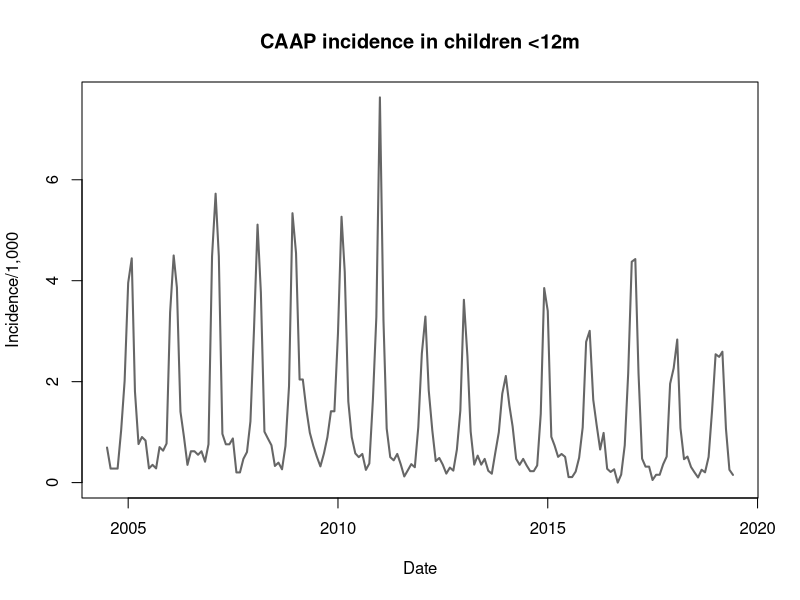
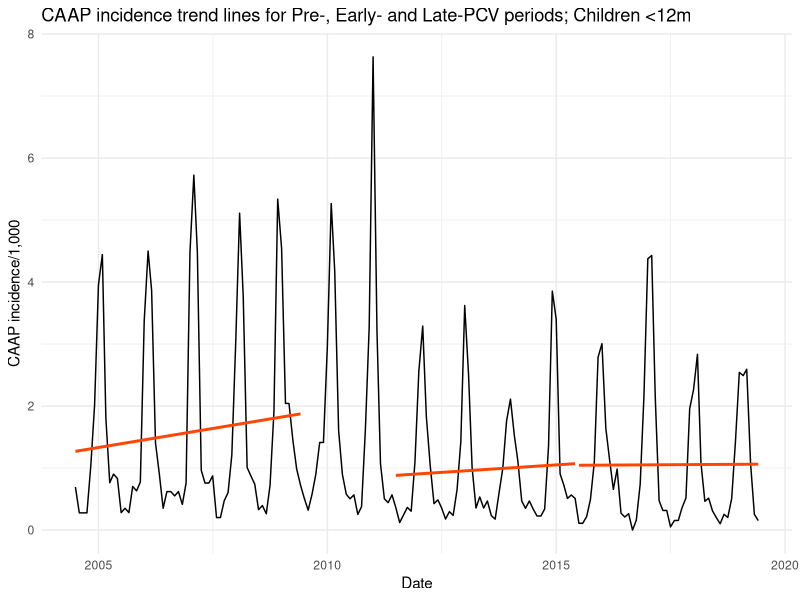
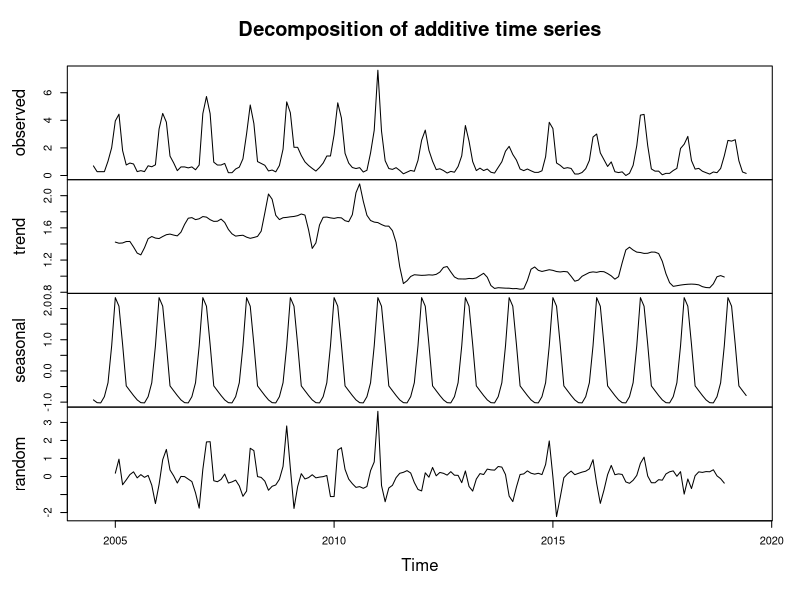
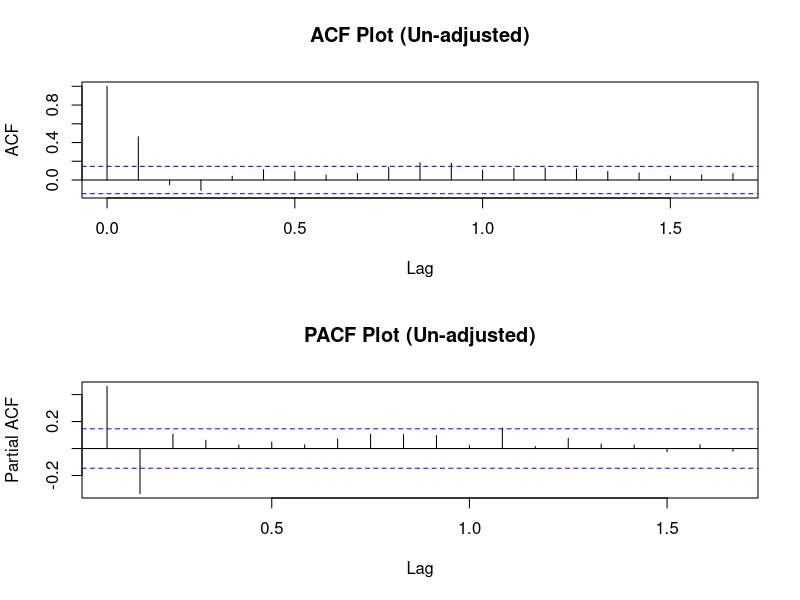
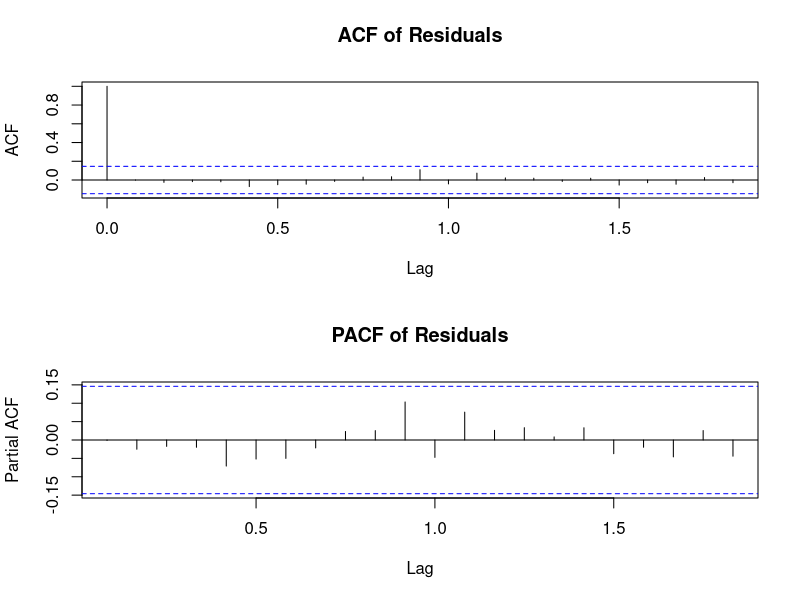
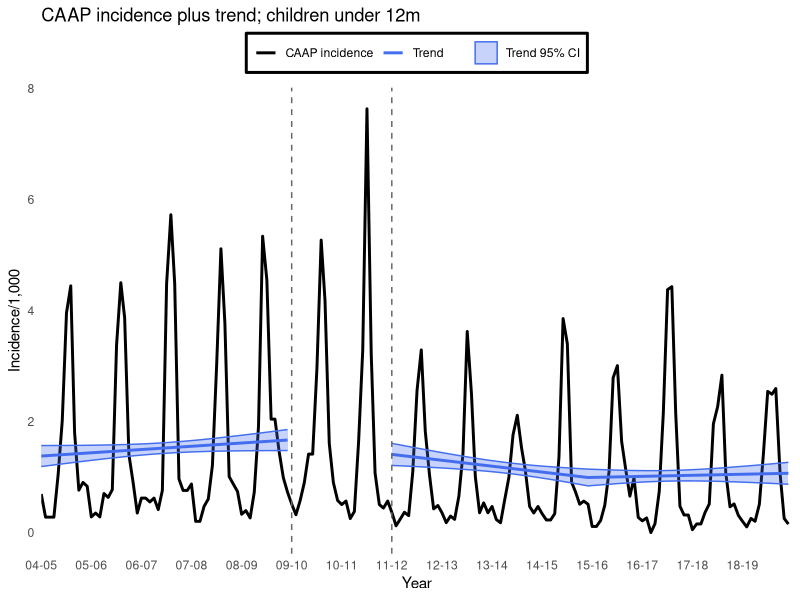
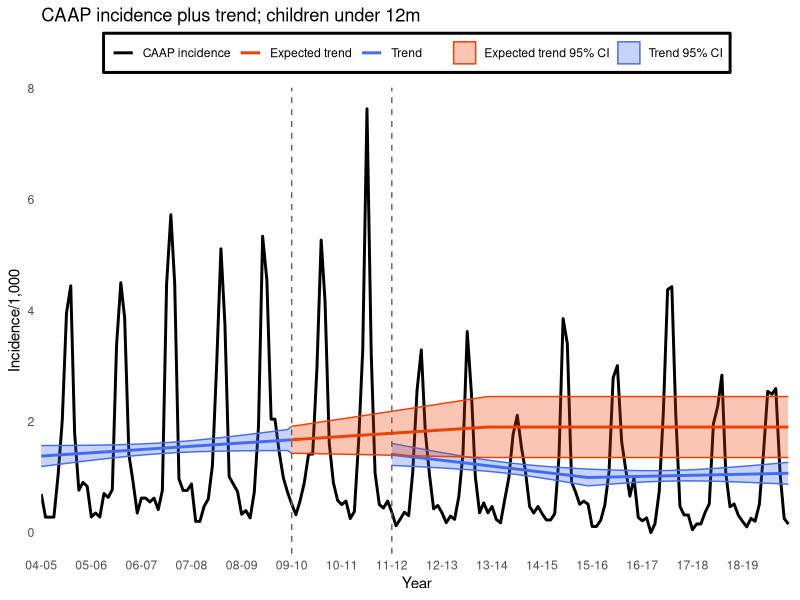

Source code (R) for these figures, in order:

#Last date changed: 17-02-2024

library(ggplot2)
library(dplyr)
library(forecast)
library(kableExtra)



# Read data
CAAP_12 = read.csv("CAAP under 12 months.csv")

head(CAAP_12)

str(CAAP_12)

# Change Excel dates to R dates
CAAP_12$Date <- as.Date(CAAP_12$Date)

str(CAAP_12)

# Sort by Date
CAAP_12 <- CAAP_12[order(CAAP_12$Date),]

# Line plot of the raw data
plot(CAAP_12$Date, CAAP_12$Inc_CAAP_12, type = "l", col = "grey40", lwd = 2,
     xlab = "Date", ylab = "Incidence/1,000", main = "CAAP incidence in children <12m")

# Plot trends in the Pre-, Early- and Late-PCV periods
plot <- ggplot(data = CAAP_12, aes(x = Date, y = Inc_CAAP_12)) +
  geom_line() +
  
  
  geom_smooth(data = subset(CAAP_12, Date >= as.Date("2004-07-01") & Date <= as.Date("2009-06-30")),
              method = "lm", formula = y ~ poly(x, 1), se = FALSE, color = "orangered") +
  geom_smooth(data = subset(CAAP_12, Date >= as.Date("2011-07-01") & Date <= as.Date("2015-06-30")),
              method = "lm", formula = y ~ poly(x, 1), se = FALSE, color = "orangered") +
  geom_smooth(data = subset(CAAP_12, Date >= as.Date("2015-07-01") & Date <= as.Date("2019-06-30")),
              method = "lm", formula = y ~ poly(x, 1), se = FALSE, color = "orangered") +
  
  
  labs(title = "CAAP incidence trend lines for Pre-, Early- and Late-PCV periods; Children <12m",
       x = "Date",
       y = "CAAP incidence/1,000") +
  theme_minimal()

print(plot)



# Variable first intervention (July 2011)
CAAP_12$Interv_1 <- ifelse(CAAP_12$Date >= as.Date("2004-07-01") & CAAP_12$Date < as.Date("2009-07-01"), 0,
                           ifelse(CAAP_12$Date >= as.Date("2009-07-01") & CAAP_12$Date < as.Date("2011-07-01"), NA,
                                  ifelse(CAAP_12$Date >= as.Date("2011-07-01") & CAAP_12$Date < as.Date("2019-07-01"), 1, NA)))

# Variable time from first intervention (July 2011)
CAAP_12 <- CAAP_12 %>%
  mutate(Time_Interv_1 = case_when(
    between(Date, as.Date("2004-07-01"), as.Date("2009-06-01")) ~ 0,
    between(Date, as.Date("2009-07-01"), as.Date("2011-06-01")) ~ NA_real_,
    between(Date, as.Date("2011-07-01"), as.Date("2019-06-01")) ~ row_number() - 84
  ))


# Variable time from stable CAAP incidence point (July 2015)
CAAP_12 <- CAAP_12 %>%
  mutate(Time_Interv_2 = case_when(
    between(Date, as.Date("2004-07-01"), as.Date("2009-06-01")) ~ 0,
    between(Date, as.Date("2009-07-01"), as.Date("2011-06-01")) ~ NA_real_,
    between(Date, as.Date("2011-07-01"), as.Date("2015-06-01")) ~ 0,
    between(Date, as.Date("2015-07-01"), as.Date("2019-06-01")) ~ row_number() - 132
  ))

# Convert CAAP incidence to time series object
ts_CAAP_12 <- ts(CAAP_12$Inc_CAAP_12, start = c(2004, 7), frequency = 12)

str(ts_CAAP_12)


# Decompose the time series
decomposition <- decompose(ts_CAAP_12)

# Examine the seasonal component of the time series
plot(decomposition)

# Extract the seasonal component
seasonal_component <- decomposition$seasonal

# Seasonally adjusted series
CAAP_12$seas_adj_CAAP_12 <- CAAP_12$Inc_CAAP_12 - seasonal_component



# Plot ACF and PACF un-adjusted model
par(mfrow=c(2, 1))  # Set up a 2x1 plotting grid
acf(CAAP_12$seas_adj_CAAP_12, main="ACF Plot (Un-adjusted)", lag.max=20)
pacf(CAAP_12$seas_adj_CAAP_12, main="PACF Plot (Un-adjusted)", lag.max=20)
par(mfrow=c(1, 1))


# Grid search ARIMA (p, q, d)

# Set the ranges for p, d, q
p_values <- 0:3
d_values <- 0:1
q_values <- 0:3

# Variables for lowest AIC, corresponding model, and order
lowest_aic <- Inf
selected_arima_model <- NULL
selected_arima_order <- c(0, 0, 0)

# Empty data frame to store results
results_table <- data.frame(p = numeric(0), d = numeric(0), q = numeric(0), AIC = numeric(0))

# Fit ARIMA(0,0,0) model (unadjusted model)
unadjusted_model <- arima(CAAP_12$seas_adj_CAAP_12, order = c(0, 0, 0))
unadjusted_aic <- AIC(unadjusted_model)

# Store results for the unadjusted model in the data frame
results_table <- rbind(results_table, c(0, 0, 0, unadjusted_aic))


for (p in p_values) {
  for (d in d_values) {
    for (q in q_values) {
      # Fit ARIMA model
      current_order <- c(p, d, q)
      current_arima_model <- arima(CAAP_12$seas_adj_CAAP_12, order = current_order)
      
      # Calculate AIC
      current_aic <- AIC(current_arima_model)
      
      # Store results in the data frame
      results_table <- rbind(results_table, c(p, d, q, current_aic))
      
      # Check if current AIC is lower than the lowest AIC
      if (current_aic < lowest_aic) {
        lowest_aic <- current_aic
        selected_arima_model <- current_arima_model
        selected_arima_order <- current_order
      }
    }
  }
}

# Column names results table
colnames(results_table) <- c("p", "d", "q", "AIC")

# Sort
results_table <- results_table[order(results_table$AIC), ]

results_table$Rank <- seq_len(nrow(results_table))

results_table <- results_table[, c("Rank", names(results_table)[1:4])]

# Print table
kable(head(results_table, 10), format = "markdown", row.names = FALSE) %>%
  kable_styling(full_width = FALSE, position = "center", latex_options = "scale_down") %>%
  add_header_above(c(" " = 1, "Five ARIMA p, d, q orders with lowest AIC" = 4))



# Fit the model
arima_model <- arima(CAAP_12$seas_adj_CAAP_12, order = c(2,1,1))


# Plot ACF and PACF of the residuals
par(mfrow = c(2, 1))
acf(residuals(arima_model), main = "ACF of Residuals")
pacf(residuals(arima_model), main = "PACF of Residuals")
par(mfrow=c(1, 1))

# Box-Ljung test
residuals <- residuals(arima_model)

box_ljung_test <- Box.test(residuals, type = "Ljung-Box", lag = 20)

print(box_ljung_test)



# Extract the fitted values from the ARIMA model
fitted_CAAP_12 <- fitted(arima_model)

# Add the fitted values to CAAP_12 data frame
CAAP_12$fitted_CAAP_12 <- fitted_CAAP_12

head(CAAP_12)



# Fit linear regression through fitted values with intervention points
lin_CAAP_12 <- lm(fitted_CAAP_12 ~ Time + Interv_1 + Time_Interv_1 + Time_Interv_2, data = CAAP_12[(CAAP_12$Time<61 | CAAP_12$Time>84 ), ])
summary_lin_CAAP_12 <- summary(lin_CAAP_12)
summary_lin_CAAP_12


# Confidence intervals of the model coefficients
confint_CAAP_12 <- confint.default(lin_CAAP_12, level = 0.95)


# Trends and level change
trends_table_CAAP_12 <- data.frame(
  Parameter = c("Pre-PCV period trend", "Level change Early-PCV vs. Pre-PCV", "Early-PCV trend", "Late-PCV trend"),
  Trend = round(c(
    summary(lin_CAAP_12)$coefficients[2, 1],
    summary(lin_CAAP_12)$coefficients[3, 1],
    (summary(lin_CAAP_12)$coefficients[4, 1]) + (summary(lin_CAAP_12)$coefficients[2, 1]),
    (summary(lin_CAAP_12)$coefficients[5, 1]) + (summary(lin_CAAP_12)$coefficients[4, 1]) + (summary(lin_CAAP_12)$coefficients[2, 1])
  ), 3),
  `Lower 95% CI` = round(c(
    confint_CAAP_12[2, 1],
    confint_CAAP_12[3, 1],
    confint_CAAP_12[4, 1] + confint_CAAP_12[2, 1],
    confint_CAAP_12[5, 1] + confint_CAAP_12[4, 1] + confint_CAAP_12[2, 1]
  ), 3),
  `Upper 95% CI` = round(c(
    confint_CAAP_12[2, 2],
    confint_CAAP_12[3, 2],
    confint_CAAP_12[4, 2] + confint_CAAP_12[2, 2],
    confint_CAAP_12[5, 2] + confint_CAAP_12[4, 2] + confint_CAAP_12[2, 2]
  ), 3),
  `p value` = round(c(
    summary(lin_CAAP_12)$coefficients[2, 4],
    summary(lin_CAAP_12)$coefficients[3, 4],
    summary(lin_CAAP_12)$coefficients[4, 4],
    summary(lin_CAAP_12)$coefficients[5, 4]
  ), 3)
)


names(trends_table_CAAP_12)[1:5] <- c("Period", "Trend", "Lower 95% CI", "Upper 95% CI", "p-value")

# Print table
kable(
  trends_table_CAAP_12,
  align = c("l", "c", "c", "c", "c"),
  col.names = c("Period", "Trend", "Lower 95% CI", "Upper 95% CI", "p value"),
  caption = "Trends and Level Change"
) %>%
  kable_styling(full_width = FALSE, position = "center", latex_options = "scale_down")


# Calculate predicted values and confidence intervals
pred_CAAP_12 <- predict(lin_CAAP_12, interval = "confidence", level = 0.95)

# Add predicted values and confidence intervals to the data frame
CAAP_12$pred_values <- NA
CAAP_12$lower_ci <- NA
CAAP_12$upper_ci <- NA

CAAP_12[(CAAP_12$Time < 61 | CAAP_12$Time > 84), c("pred_values", "lower_ci", "upper_ci")] <- pred_CAAP_12

head(CAAP_12)

# PLot
CAAP_12_plot <- ggplot(CAAP_12, aes(x = Date, y = Inc_CAAP_12)) +
  geom_line(aes(y = Inc_CAAP_12, color = "CAAP incidence"), lwd = 1) +
  geom_line(aes(y = pred_values, color = "Trend"), lwd = 1) +
  geom_ribbon(aes(ymin = lower_ci, ymax = upper_ci, fill = "Trend 95% CI"), alpha = 0.3, color = "royalblue2") +
  labs(title = "CAAP incidence plus trend; children under 12m",
       x = "Year", y = "Incidence/1,000") +
  theme_minimal() +
  theme(legend.position = "top",
        legend.box.background = element_rect(color = "black", size = 1, linetype = "solid"),
        panel.grid = element_blank()) +  # Remove grid lines
  scale_fill_manual(values = c("Trend 95% CI" = "royalblue2")) +
  scale_color_manual(values = c("CAAP incidence" = "black", "Trend" = "royalblue2")) +
  scale_alpha_manual(values = c("Trend 95% CI" = 0.3)) +
  expand_limits(x = c(as.Date("2004-07-01"), as.Date("2019-06-30"))) +
  scale_x_date(expand = c(0, 0),
               breaks = as.Date(c("2004-07-01", "2005-07-01", "2006-07-01", "2007-07-01", "2008-07-01", "2009-07-01", "2010-07-01", "2011-07-01", "2012-07-01", "2013-07-01", "2014-07-01", "2015-07-01", "2016-07-01", "2017-07-01", "2018-07-01")),
               labels = c("04-05", "05-06", "06-07", "07-08", "08-09", "09-10", "10-11", "11-12", "12-13", "13-14", "14-15", "15-16", "16-17", "17-18", "18-19")) +
  # Lines begin & end of interim period
  geom_vline(xintercept = as.Date("2009-07-01"), col = "grey40", lty = 2) +
  geom_vline(xintercept = as.Date("2011-07-01"), col = "grey40", lty = 2) +
  guides(color = guide_legend(order = 1),
         fill = guide_legend(order = 2)) +
  labs(fill = NULL, color = NULL, alpha = NULL)

print(CAAP_12_plot)



# Subset Pre-PCV period
subset_CAAP_12 <- subset(CAAP_12, Date >= as.Date("2004-07-01") & Date <= as.Date("2009-06-30"))

# Fit the linear regression model
Pre_PCV_CAAP_12_model <- lm(subset_CAAP_12$fitted_CAAP_12 ~ Date , 
                            data = subset_CAAP_12)

# Months for the counterfactual period  (July 2009 - June 2013)
date_sequence <- seq(as.Date("2009-07-01"), as.Date("2013-06-01"), by = "months")

# Dataframe with Date variable July 2009 through June 2013
counterfact_dates <- data.frame(
  Date = date_sequence
)

# predictions for the counterfactual period
predicted_values <- predict(Pre_PCV_CAAP_12_model, newdata = counterfact_dates, interval = "confidence", level = 0.95)

# Temporary data frame with the counterfactual trend and confidence intervals
counterfact_data_CAAP_12 <- data.frame(
  Date = counterfact_dates,
  Pred_counterfact_CAAP_12 = predicted_values[, 1],
  Counterfact_Lower_CI = predicted_values[, 2],
  Counterfact_Upper_CI = predicted_values[, 3]
)

# Merge counterfactual data frame with original data frame
CAAP_12 <- merge(CAAP_12, counterfact_data_CAAP_12, by = "Date", all.x = TRUE)

# Prevent "gap" in plot between June 2009 and July 2009
CAAP_12$pred_values[CAAP_12$Date == as.Date("2009-07-01")] <- CAAP_12$Pred_counterfact_CAAP_12[CAAP_12$Date == as.Date("2009-07-01")]
CAAP_12$lower_ci[CAAP_12$Date == as.Date("2009-07-01")] <- CAAP_12$Counterfact_Lower_CI[CAAP_12$Date == as.Date("2009-07-01")]
CAAP_12$upper_ci[CAAP_12$Date == as.Date("2009-07-01")] <- CAAP_12$Counterfact_Upper_CI[CAAP_12$Date == as.Date("2009-07-01")]

# Stable Expected trend from July 2013
date_to_copy_from <- as.Date("2013-06-01")
dates_to_copy_to <- seq(as.Date("2013-07-01"), as.Date("2019-06-01"), by = "months")

CAAP_12$Pred_counterfact_CAAP_12[CAAP_12$Date %in% dates_to_copy_to] <- CAAP_12$Pred_counterfact_CAAP_12[CAAP_12$Date == date_to_copy_from]
CAAP_12$Counterfact_Lower_CI[CAAP_12$Date %in% dates_to_copy_to] <- CAAP_12$Counterfact_Lower_CI[CAAP_12$Date == date_to_copy_from]
CAAP_12$Counterfact_Upper_CI[CAAP_12$Date %in% dates_to_copy_to] <- CAAP_12$Counterfact_Upper_CI[CAAP_12$Date == date_to_copy_from]

# Plot and save
png("CAAP under 12 months plot.png", width = 800, height = 600)


CAAP_12_plus_expected <- ggplot(CAAP_12, aes(x = Date, y = Inc_CAAP_12)) +
  geom_line(aes(y = Inc_CAAP_12, color = "CAAP incidence"), lwd = 1) +
  geom_line(aes(y = pred_values, color = "Trend"), lwd = 1) +
  geom_ribbon(aes(ymin = lower_ci, ymax = upper_ci, fill = "Trend 95% CI"), alpha = 0.3, color = "royalblue2") +
  geom_line(aes(y = Pred_counterfact_CAAP_12, color = "Expected trend"), lwd = 1) +
  geom_ribbon(aes(ymin = Counterfact_Lower_CI, ymax = Counterfact_Upper_CI, fill = "Expected trend 95% CI"), alpha = 0.3, color = "orangered2") +
  labs(title = "CAAP incidence plus trend; children under 12m",
       x = "Year", y = "Incidence/1,000") +
  theme_minimal() +
  theme(legend.position = "top",
        legend.box.background = element_rect(color = "black", size = 1, linetype = "solid"),
        panel.grid = element_blank()) +
  scale_fill_manual(values = c("Expected trend 95% CI" = "orangered2", "Trend 95% CI" = "royalblue2")) +
  scale_color_manual(values = c("CAAP incidence" = "black", "Trend" = "royalblue2", "Expected trend" = "orangered2")) +
  scale_alpha_manual(values = c("Trend 95% CI" = 0.3)) +  # Adjust alpha here
  expand_limits(x = c(as.Date("2004-07-01"), as.Date("2019-06-30"))) +
  scale_x_date(expand = c(0, 0),
               breaks = as.Date(c("2004-07-01", "2005-07-01", "2006-07-01", "2007-07-01", "2008-07-01", "2009-07-01", "2010-07-01", "2011-07-01", "2012-07-01", "2013-07-01", "2014-07-01", "2015-07-01", "2016-07-01", "2017-07-01", "2018-07-01")),
               labels = c("04-05", "05-06", "06-07", "07-08", "08-09", "09-10", "10-11", "11-12", "12-13", "13-14", "14-15", "15-16", "16-17", "17-18", "18-19")) +
  # Lines begin & end of interim period
  geom_vline(xintercept = as.Date("2009-07-01"), col = "grey40", lty = 2) +
  geom_vline(xintercept = as.Date("2011-07-01"), col = "grey40", lty = 2) +
  guides(color = guide_legend(order = 1),
         fill = guide_legend(order = 2)) +
  labs(fill = NULL, color = NULL, alpha = NULL)  # Remove legend titles

print(CAAP_12_plus_expected)


dev.off()
